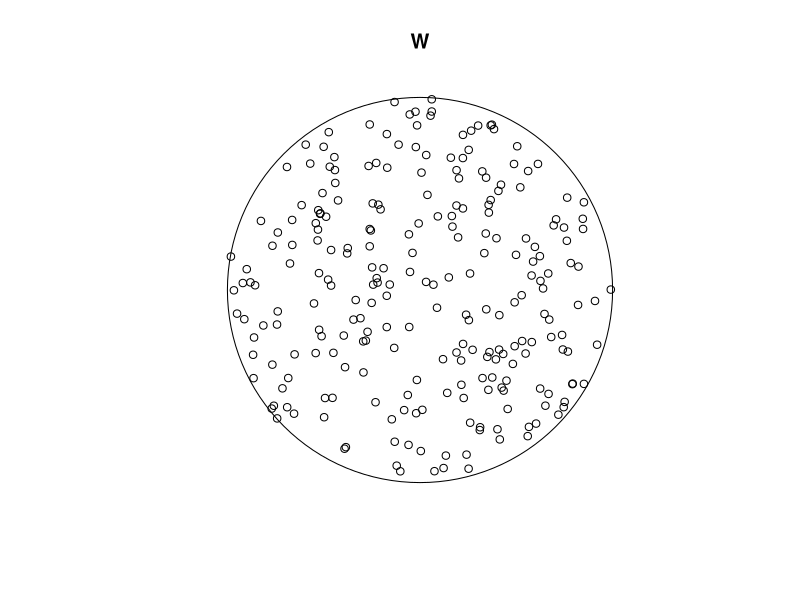
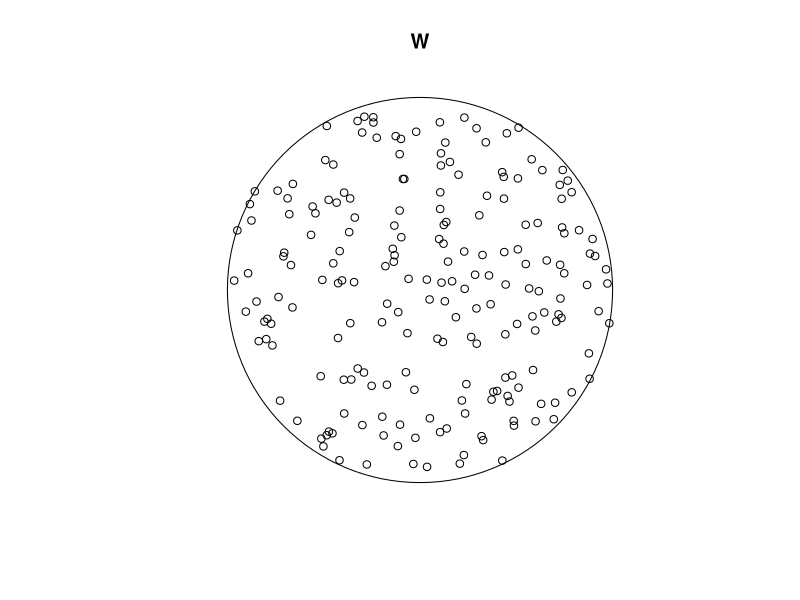
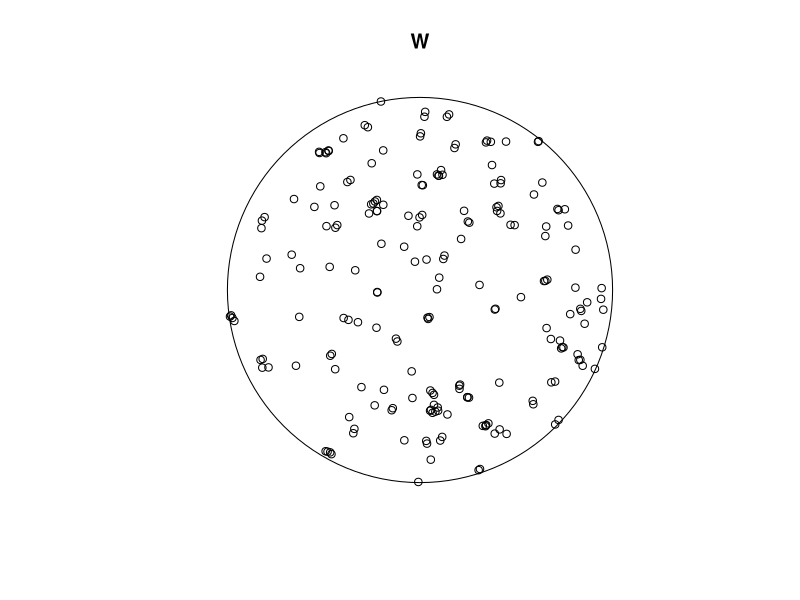
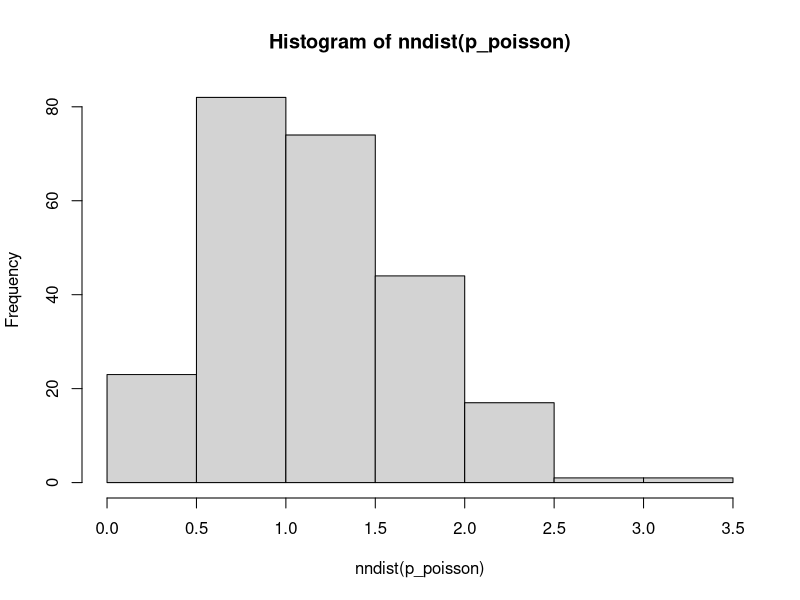
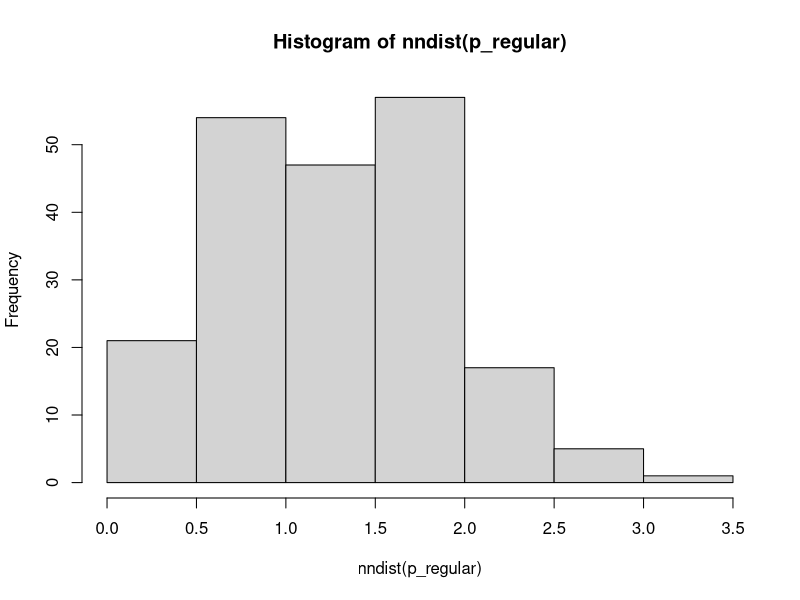
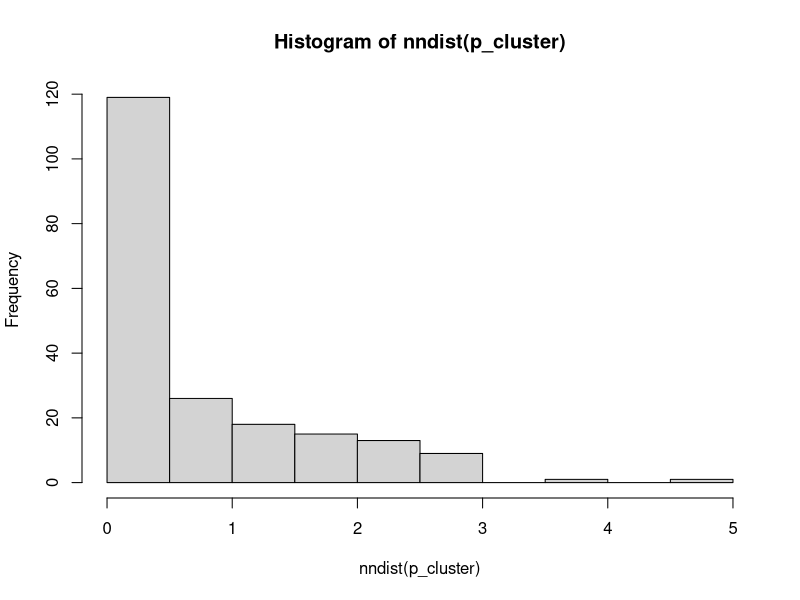
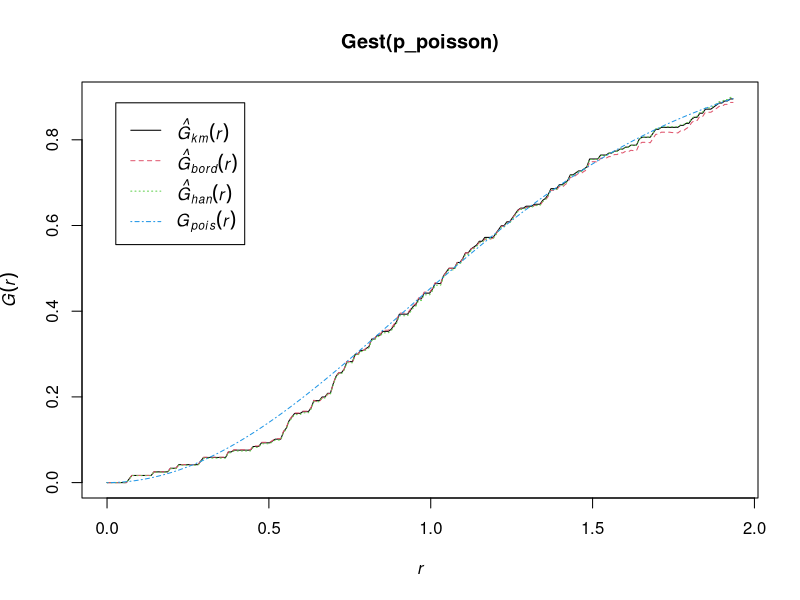
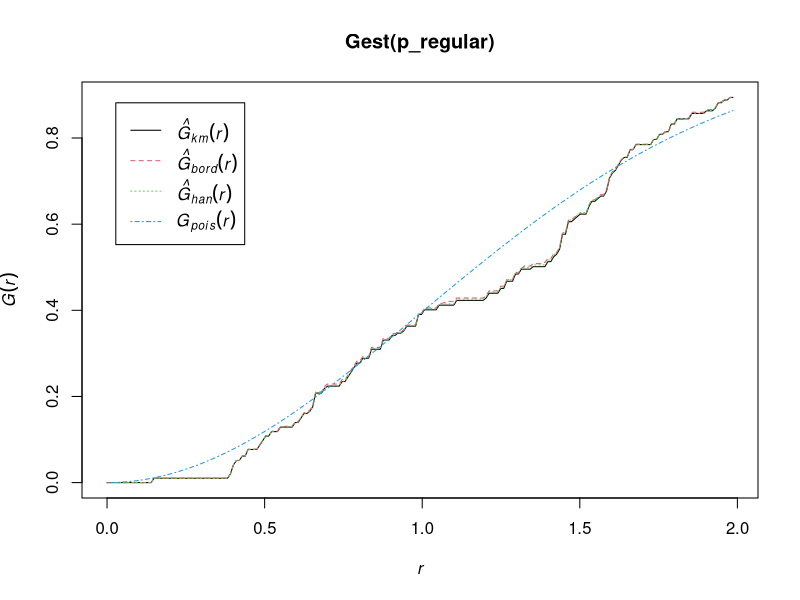

Recreate these plots in R, in order.
## ---- chunk 1
library(spatstat)
library(stats)

#a 

W = disc(20)
p_poisson <- rStrauss(0.18,1,0.3,W=W) 
#beta = 0.18
#gamma = 1
#R = 0.3

plot(W)  
points(p_poisson)

## ---- chunk 2
#b

p_regular <- rStrauss(0.18,0.2,0.3,W = W)
#beta = 0.18
#gamma = 0.2
#R = 0.3
plot(W)  
points(p_regular)

## ---- chunk 3

#c
 
p_cluster <- rThomas(0.18,0.2,1,W)
#kappa = 0.18
#scale = 0.2
#mu = 1

plot(W)  
points(p_cluster)

## ---- chunk 4
hist(nndist(p_poisson))
hist(nndist(p_regular))
hist(nndist(p_cluster))


## ---- chunk 5

plot(Gest(p_poisson))
plot(Gest(p_regular))
plot(Gest(p_cluster))


## ---- chunk 6

plot(Kest(p_poisson,correction='border'))
plot(Kest(p_regular,correction='border'))
plot(Kest(p_cluster,correction='border'))


## ---- chunk 7

plot(distmap(p_poisson))
plot(distmap(p_regular))
plot(distmap(p_cluster))
